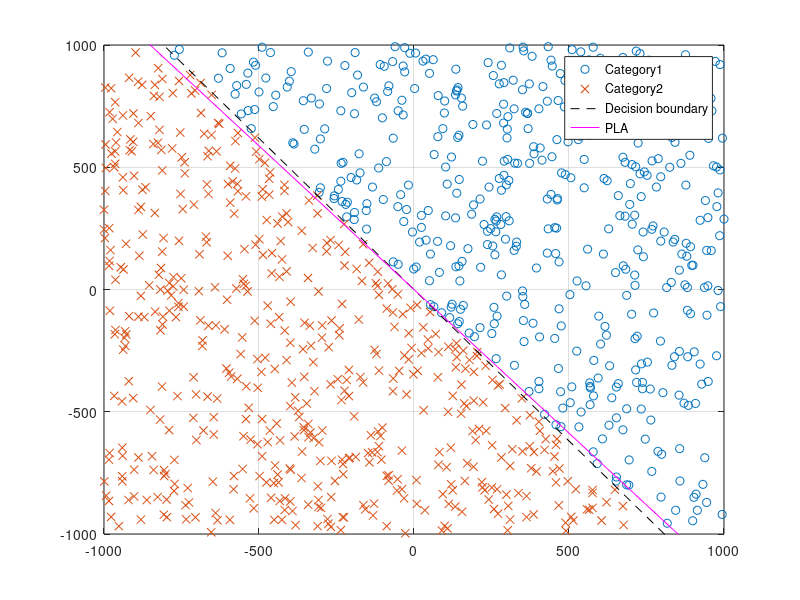

MATLAB code to generate this figure:
clc; clear; close all;
format short g

%% Prepare the data
N = 1000;
splitRatio = 0.1;

w_ = rand(3, 1);
X = randi([-N N], N, 2);
Y = sign([X ones(N, 1)]*w_);

trainN = floor(N*splitRatio);
testN = N - trainN;
trainX = X(1:trainN, :);
trainY = Y(1:trainN);
testX = X(trainN+1:end, :);
testY = Y(trainN+1:end);

%% Perceptron Learning Algorithm (PLA)
% Let w=(w1, w2, w3), x=(x1, x2, 1), y={1, -1}
% Assume that f(x; w) = sign(w^T*x)
% Define L(w; x, y) = -sum(y*(w^T*x))
% Given (x, y), our goal is to find the suitable w

w = rand(3, 1);  % initial the parameter
correct = 0;

while correct ~= trainN
    correct = 0;
    for i = 1:trainN
        x = [trainX(i, :), 1]';
        y = trainY(i);

        if sign(w'*x) ~= y
            % update the parameter by GD
            w = w + y*x;
        else
            correct = correct + 1;
        end
    end
end

%% Evaluation
Yhat = sign([testX ones(testN, 1)]*w);
testAcc = sum(Yhat == testY) / testN;
fprintf("test accuracy: %.2f\n", testAcc);

%% Plot the figure
X1 = X(Y>0, :);
X2 = X(Y<0, :);
x2fun =@ (w, x1) -(w(1)*x1 + w(3))/w(2);

figure(1);
% plot training data
plot(X1(:, 1), X1(:, 2), 'o', ...
    X2(:, 1), X2(:, 2), 'x');

% plot the decision boundary
line([N, -N], ...
    [x2fun(w_, N), x2fun(w_, -N)], ...
    'linestyle', '--', 'color', 'k');

% plot the line by PLA
line([N, -N], ...
    [x2fun(w, N), x2fun(w, -N)], ...
    'linestyle', '-', 'color', 'm');

legend('Category1', 'Category2', ...
    'Decision boundary', 'PLA', ...
    'location', 'northeast');

% control the display boundary
xlim([-N, N]);
ylim([-N, N]);
grid on;
